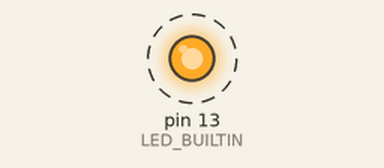
Simulated run of this sketch. Board: Arduino Uno, built with avr-gcc and run on an emulated ATmega328P. Parts: output pins drawn as LEDs (lit = HIGH). Dashed ring = blinking. What the sketch prints to the serial monitor is not drawn.

Above: at 0.5 s.
Timing chart, 0 to 4.6 s (numbered marks = the images above):
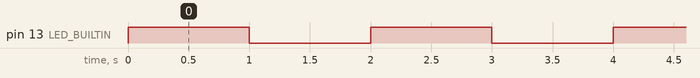

The sketch:

deep_sleep_test.ino
```cpp
#define LED 4


void setup() {
  pinMode(LED_BUILTIN, OUTPUT);
  Serial.begin(115200);
  //digitalWrite(LED, HIGH);

  while(!Serial) { }
  //delay(10);

  //digitalWrite(LED, LOW);

  Serial.println("I'm awake.");

  Serial.println("Going into deep sleep for 20 seconds");
  //ESP.deepSleep(20e6); // 20e6 is 20 microseconds
}

void loop() {
digitalWrite(LED_BUILTIN, HIGH);
delay(1000);
digitalWrite(LED_BUILTIN, LOW);
delay(1000);
}
```

Measured:
- by itself, pin 13 (LED_BUILTIN): alternates HIGH for 1.0 s and LOW for 1.0 s
